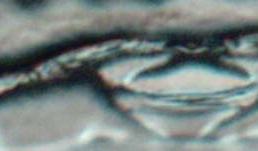
#> input picture data/deep_learn/train/stoma/104_238.jpeg, 258 x 151 px
$ jupyter execute --allow-errors Descritores3.ipynb
#> lines starting #> are read from the running program, lines starting #| are printed output that depends on the picture
#> further down, img is the input picture: shape (151, 258, 3); mean B, G, R 128.8, 131, 119.4
[cell 1]
#Libraries
import cv2
import matplotlib.pyplot as plt
import matplotlib.image as mpimg
import numpy as np
import math
import os
import pandas as pd
from skimage.feature import hog

#Machine Learning
import sklearn
from sklearn.neural_network import MLPClassifier
from sklearn.neighbors import KNeighborsClassifier
from sklearn.gaussian_process import GaussianProcessClassifier
from sklearn.gaussian_process.kernels import RBF
from sklearn.tree import DecisionTreeClassifier
from sklearn.ensemble import RandomForestClassifier, AdaBoostClassifier
from sklearn.naive_bayes import GaussianNB
from sklearn.discriminant_analysis import LinearDiscriminantAnalysis
from sklearn.svm import SVC
from sklearn.svm import LinearSVC
from sklearn.preprocessing import label_binarize
from sklearn.decomposition import PCA
from sklearn.cluster import KMeans, AffinityPropagation
from sklearn.feature_selection import SelectKBest
from sklearn.ensemble import RandomForestClassifier as RFC
from sklearn.feature_selection import chi2
from sklearn.feature_selection import SelectFromModel
from sklearn.model_selection import StratifiedKFold
from sklearn.metrics import roc_curve, auc, roc_auc_score

## Image Descriptors
    - Shape
        - SIFT
        - HOG
        - GIST
    - Texture
        - GLCM
        - Haralick
        - LBP

[cell 2]
def roc(X_train, y_train, X_test, y_test, mean_fpr, aucs, tprs, cls, l):
    i = 0
    for c in cls:
        print(c)
        probas_ = c.fit(X_train, y_train).predict_proba(X_test)
        # Compute ROC curve and area the curve
        fpr, tpr, thresholds = roc_curve(label_binarize(y_test, classes=[0, 1]), probas_[:, 1])
        tprs.append(np.interp(mean_fpr, fpr, tpr))
        tprs[-1][0] = 0.0
        roc_auc = auc(fpr, tpr)
        aucs.append(roc_auc)
        plt.plot(fpr, tpr, lw=1, alpha=0.3, label='ROC %s (AUC = %0.2f)' % (l[i], roc_auc))
        i += 1
    plt.plot([0, 1], [0, 1], linestyle='--', lw=2, color='r', label='Luck', alpha=.8)

    mean_tpr = np.mean(tprs, axis=0)
    mean_tpr[-1] = 1.0
    mean_auc = auc(mean_fpr, mean_tpr)
    std_auc = np.std(aucs)
    plt.plot(mean_fpr, mean_tpr, color='b', label=r'Mean ROC (AUC = %0.2f $\pm$ %0.2f)' % (mean_auc, std_auc), lw=2, alpha=.8)

    std_tpr = np.std(tprs, axis=0)
    tprs_upper = np.minimum(mean_tpr + std_tpr, 1)
    tprs_lower = np.maximum(mean_tpr - std_tpr, 0)
    plt.fill_between(mean_fpr, tprs_lower, tprs_upper, color='grey', alpha=.2, label=r'$\pm$ 1 std. dev.')

    plt.xlim([-0.05, 1.05])
    plt.ylim([-0.05, 1.05])
    plt.xlabel('False Positive Rate')
    plt.ylabel('True Positive Rate')
    plt.title('Receiver operating characteristic example')
    plt.legend(loc="lower right")
    return(plt)

[cell 3]
classifiers = [
    SVC(kernel="linear", C=0.025, probability=True),
    MLPClassifier(alpha=1),
    AdaBoostClassifier(),
]

cls = ["SVM linear",
       "MLP",
       "AdaBoost",
]

## GIST

[cell 4]
import gist


fds_treino = []
fds_teste = []

dir_treino = '../../data/deep_learn/train/'
dir_teste = '../../data/deep_learn/teste/'


#> (the rest of this cell did not finish here and is left out)

[cell 5]
train1 = pd.DataFrame(fds_treino)
teste1 = pd.DataFrame(fds_teste)
tprs_dall = []
aucs_dall = []
mean_fpr_dall = np.linspace(0, 1, 100)
fig = plt.figure(figsize=(15,15))
#> (the rest of this cell did not finish here and is left out)

## Daisy

[cell 6]
from skimage.feature import daisy

fds_treino = []
fds_teste = []

dir_treino = '../../deep_learn/train/'
dir_teste = '../../deep_learn/teste/'


for i in os.listdir(dir_treino+'stoma/'):
    img = cv2.imread(dir_treino+'stoma/'+i)
    gray= cv2.cvtColor(img,cv2.COLOR_BGR2GRAY)
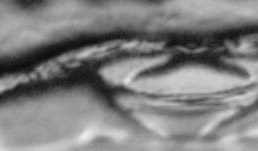
#> gray: shape (151, 258); min 12, max 241, mean 127.3
    fd = daisy(gray, step=180, radius=58, rings=2, histograms=6,
                         orientations=8, visualize=False)
    aux = {k:fd[0][0][k] for k in range(fd[0][0].shape[0])}
#> aux = 104 items
    aux['class'] = 1
    fds_treino.append(aux)


for i in os.listdir(dir_treino+'erro/'):
    img = cv2.imread(dir_treino+'erro/'+i)
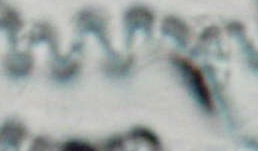
#> input picture data/deep_learn/train/erro/100_83.jpeg, 258 x 151 px, found by its file name
#> img is the input picture: shape (151, 258, 3); mean B, G, R 166.1, 168.4, 161.7
    gray= cv2.cvtColor(img,cv2.COLOR_BGR2GRAY)
    fd = daisy(gray, step=180, radius=58, rings=2, histograms=6,
                         orientations=8, visualize=False)
    aux = {k:fd[0][0][k] for k in range(fd[0][0].shape[0])}
    aux['class'] = 0
    fds_treino.append(aux)


for i in os.listdir(dir_teste+'stoma/'):
    img = cv2.imread(dir_teste+'stoma/'+i)
    gray= cv2.cvtColor(img,cv2.COLOR_BGR2GRAY)
    fd = daisy(gray, step=180, radius=58, rings=2, histograms=6,
                         orientations=8, visualize=False)
    aux = {k:fd[0][0][k] for k in range(fd[0][0].shape[0])}
    aux['class'] = 1
    fds_teste.append(aux)


for i in os.listdir(dir_teste+'erro/'):
    img = cv2.imread(dir_teste+'erro/'+i)
    gray= cv2.cvtColor(img,cv2.COLOR_BGR2GRAY)
    fd = daisy(gray, step=180, radius=58, rings=2, histograms=6,
                         orientations=8, visualize=False)
    aux = {k:fd[0][0][k] for k in range(fd[0][0].shape[0])}
    aux['class'] = 0
    fds_teste.append(aux)

[cell 7]
train1 = pd.DataFrame(fds_treino)
#> train1 = table of 2 rows and 105 columns
test1 = pd.DataFrame(fds_teste)
#> test1 = table of 2 rows and 105 columns

[cell 8]
tprs_dall = []
aucs_dall = []
mean_fpr_dall = np.linspace(0, 1, 100)
fig = plt.figure(figsize=(15,15))
imgshow = roc(train1.iloc[:,:-1],train1['class'],test1.iloc[:,:-1],test1['class'], mean_fpr_dall, aucs_dall,tprs_dall,classifiers,cls)
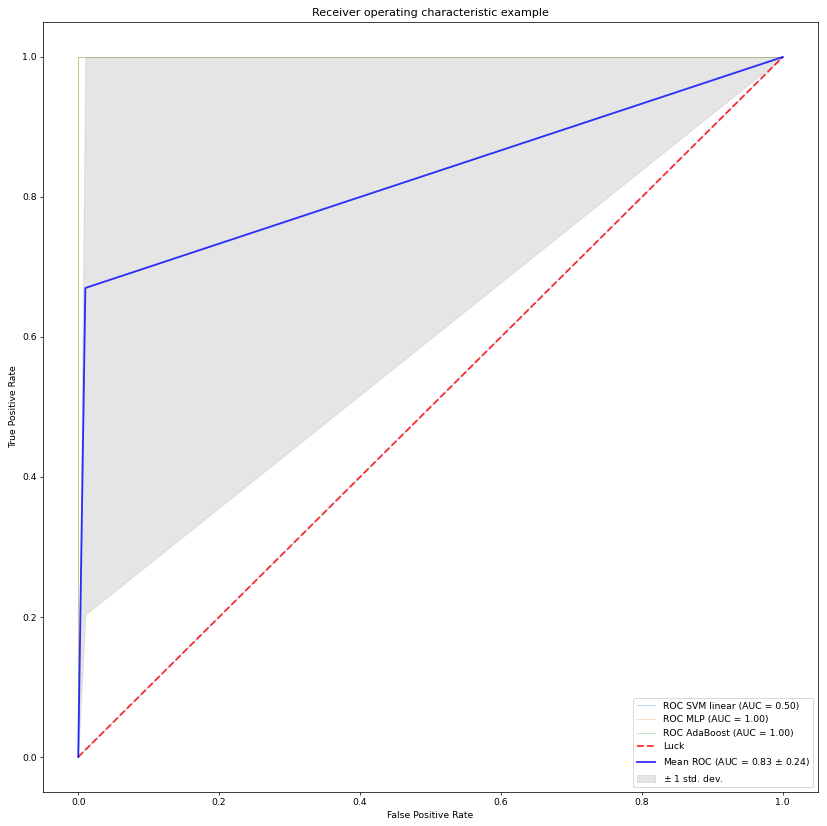
#> figure drawn by matplotlib, 1 panel
